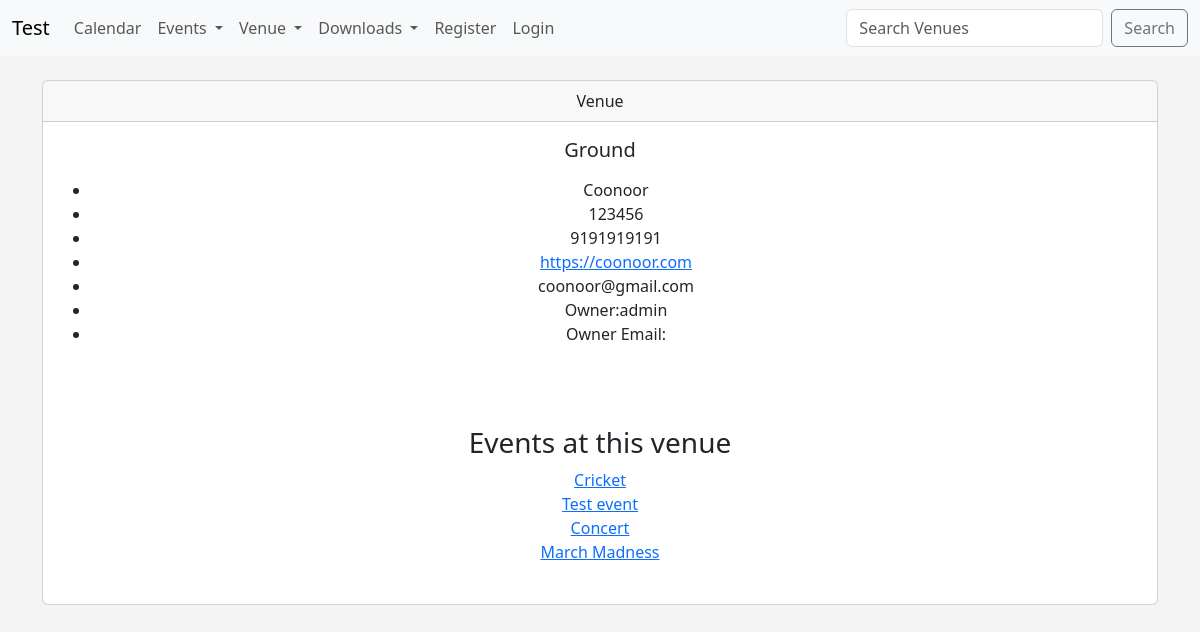
Page /show_venue/1 on the committed database.
### events/models.py (models this page shows, shortened)
class Venue(models.Model):
	name=models.CharField('Venue Name',max_length=120)
	address=models.CharField(max_length=300)
	zip_code=models.CharField('Zip Code',max_length=15)
	phone=models.CharField('Contact Phone',max_length=25,blank=True)
	web=models.URLField('Website Address',blank=True)
	email_address=models.EmailField('Email Address',blank=True)
	owner=models.IntegerField("Venue Owner",blank=False, default=1)
	venue_image=models.ImageField(null=True,blank=True,upload_to='images/')
	def __str__(self):
		return self.name

class Event(models.Model):
	name=models.CharField('Event Name',max_length=120)
	event_date=models.DateTimeField('Event Date')
	venue=models.ForeignKey(Venue,blank=True,null=True,on_delete=models.CASCADE)
	manager=models.ForeignKey(User,blank=True,null=True,on_delete=models.SET_NULL)
	description=models.TextField(blank=True)
	attendees=models.ManyToManyField(MyClubUser,blank=True)
	approved= models.BooleanField("Approved",default=False)
	def __str__(self):
		return self.name

### events/views.py (the view)
# urls.py: path('show_venue/<venue_id>',views.show_venue,name='show-venue'),
def show_venue(request,venue_id):
	venue= Venue.objects.get(pk=venue_id)
	events=venue.event_set.all()
	venue_owner=User.objects.get(pk=venue.owner)
	return render(request,'events/show_venue.html',{
		"venue":venue,
		"venue_owner":venue_owner,
		"events":events,
		})

### events/templates/events/show_venue.html (shortened to what this page needs)
{% extends 'events/base.html' %}
{% block content %}
	<center>
		<div class="card">
  <div class="card-header">
    Venue
  </div>
  <div class="card-body">
    <h5 class="card-title">{{venue}}</h5>
    <p class="card-text">
	<ul>
	<li> {{venue.address}}</li>
	<li>{{venue.zip_code}}</li>
	<li>{{venue.phone}}</li>
	<li><a href="{{venue.web}}">{{venue.web}}</a></li>
	<li>{{venue.email_address}}</li>
	<li>Owner:{{venue_owner}}</li>
	<li>Owner Email:{{venue_owner.email}}</li>
	</ul>
	<br>
    </p>
    <br>
  <h3>Events at this venue</h3>
{%if events%}
{%for event in events%}
<a href="{%url 'show-event' event.id %}">{{event}}</a><br>
{%endfor%}
{%else%}
No events Scheduled at this time.
{%endif%}
<br>
  </div>
</div>
	</center>
{% endblock %}

### events/templates/events/base.html (style rules this page uses)
body { background: #f4f4f4; }

### rows in the picture
Venue: name "Ground", address "Coonoor", zip_code "123456", phone "9191919191", web "https://coonoor.com", email_address "coonoor@gmail.com"
Event: name "Cricket"
Event: name "Test event"
Event: name "Concert"
Event: name "March Madness"

### other values in the picture
{{ venue_owner }} "admin"
